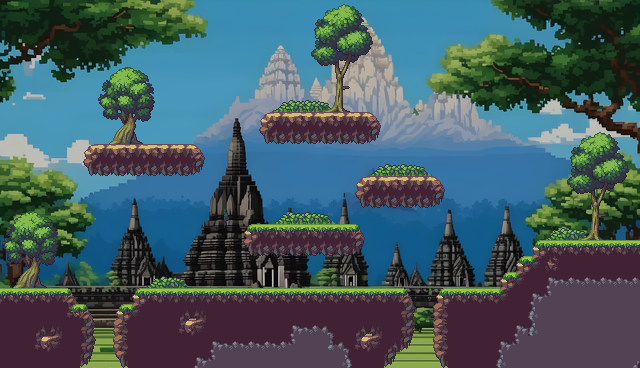

Below is a game level as drawn by its tile map, then a one-line description and the .tmx that defines it (tile-layer data replaced by summaries):
An orthogonal 40x23 tile map with 16x16 px tiles, 3 tile layers (Background, Ground Tile, ForeGround), 5 tilesets and 22 objects (4x Collectibles, Player, Soldier, Void).

<map version="1.10" tiledversion="1.10.2" orientation="orthogonal" renderorder="right-down" width="40" height="23" tilewidth="16" tileheight="16" infinite="0" nextlayerid="7" nextobjectid="65">
 <tileset firstgid="1" source="bgmap1.tsx" />
 <tileset firstgid="881" source="asset1.tsx" />
 <tileset firstgid="941" source="asset2.tsx" />
 <tileset firstgid="1331" source="pohon.tsx" />
 <tileset firstgid="1459" source="bg1.tsx" />
 <layer id="1" name="Background" width="40" height="23" opacity="0.75">
  <data>[920 cells, 920 non-empty, 869 distinct tile ids]</data>
 </layer>
 <layer id="2" name="Ground Tile" width="40" height="23">
  <data>[920 cells, 279 non-empty, 54 distinct tile ids]</data>
 </layer>
 <layer id="3" name="ForeGround" width="40" height="23">
  <data>[920 cells, 235 non-empty, 107 distinct tile ids]</data>
 </layer>
 <objectgroup id="4" name="Spawnpoints">
  <object id="4" name="Player" type="Player" x="2" y="247" width="48" height="48" />
  <object id="54" name="Soldier" type="Soldier" x="313" y="71" width="48" height="48" />
  <object id="59" name="Duid" type="Collectibles" x="112" y="112" width="32" height="32" />
  <object id="62" name="Duid" type="Collectibles" x="304" y="192" width="32" height="32" />
  <object id="63" name="Duid" type="Collectibles" x="400" y="144" width="32" height="32" />
  <object id="64" name="Duid" type="Collectibles" x="256" y="256" width="32" height="32" />
 </objectgroup>
 <objectgroup id="5" name="Collisions">
  <object id="7" x="-16" y="0" width="16" height="368" />
  <object id="11" x="-16" y="-16" width="672" height="16" />
  <object id="12" x="640" y="0" width="16" height="368" />
  <object id="13" x="84" y="152" width="119" height="24" />
  <object id="18" x="261" y="120" width="118" height="24" />
  <object id="20" x="356" y="184" width="87" height="24" />
  <object id="30" x="0" y="296" width="71" height="72" />
  <object id="37" x="134" y="296" width="275" height="72" />
  <object id="38" x="438" y="296" width="64" height="72" />
  <object id="42" x="502" y="280" width="16" height="88" />
  <object id="44" x="518" y="264" width="16" height="104" />
  <object id="47" x="535" y="248" width="105" height="120" />
  <object id="51" x="244" y="231" width="120" height="24" />
  <object id="55" x="71" y="311" width="19" height="57" />
  <object id="56" x="115" y="311" width="18" height="57" />
  <object id="8" name="Void" type="Void" x="-16" y="368" width="672" height="16" />
 </objectgroup>
</map>
